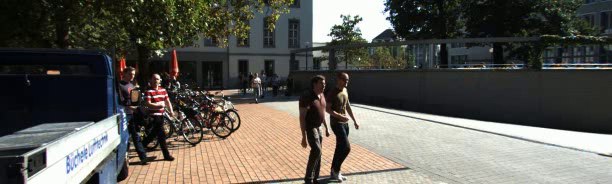
#> input picture frame 14 of projeler/img/MOT.mp4, 612 x 184 px, given in place of kedi.mkv, which was not available
$ python hareket_algilama.py
#> lines starting #> are read from the running program, lines starting #| are printed output that depends on the picture; pictures that were not available may be replaced by others from this repository, and a replacement may not be noted
import cv2
from datetime import datetime


def fark(t0,t1,t2):
    fark1=cv2.absdiff(t2,t1)
    fark2 = cv2.absdiff(t1, t0)
    return cv2.bitwise_and(fark1,fark2)
esik_deger=140000
kamera=cv2.VideoCapture("img/kedi.mkv")

pencereIsmi="Hareket Algilama"
cv2.namedWindow(pencereIsmi)

t_neg=cv2.cvtColor(kamera.read()[1],cv2.COLOR_BGR2GRAY)
t=cv2.cvtColor(kamera.read()[1],cv2.COLOR_BGR2GRAY)
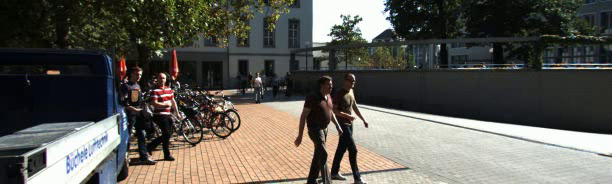
#> input picture frame 15 of projeler/img/MOT.mp4, 612 x 184 px, given in place of kedi.mkv, which was not available
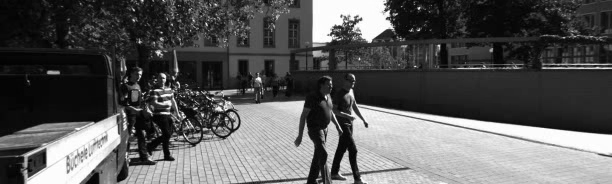
#> t: shape (184, 612); min 0, max 255, mean 90.2
t_poz=cv2.cvtColor(kamera.read()[1],cv2.COLOR_BGR2GRAY)
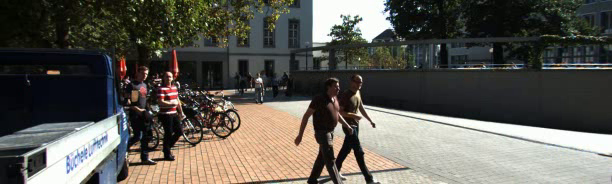
#> input picture frame 16 of projeler/img/MOT.mp4, 612 x 184 px, given in place of kedi.mkv, which was not available

zamanKontrol=datetime.now().strftime('%Ss')

while True:
    cv2.imshow(pencereIsmi,kamera.read()[1])
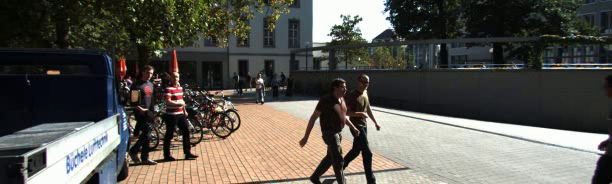
#> input picture frame 17 of projeler/img/MOT.mp4, 612 x 184 px, given in place of kedi.mkv, which was not available
    if cv2.countNonZero(fark(t_neg,t,t_poz))>esik_deger and zamanKontrol !=datetime.now().strftime('%Ss'):
#> in fark, `return cv2.bitwise_and(fark1,fark2)`:
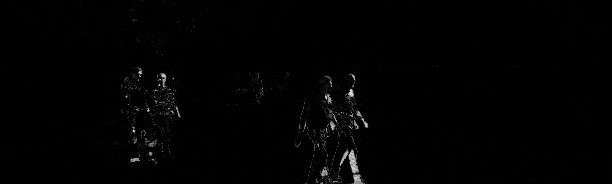
#> returned value: shape (184, 612); min 0, max 227, mean 2.1
        fark_resim=kamera.read()[1]
        cv2.imwrite(datetime.now().strftime('%Y%m%d_%Hh%Mm%Ss%f')+'.jpg',fark_resim)
    zamanKontrol = datetime.now().strftime('%Ss')
    t_neg=t
    t=t_poz
    t_poz=cv2.cvtColor(kamera.read()[1],cv2.COLOR_BGR2GRAY)
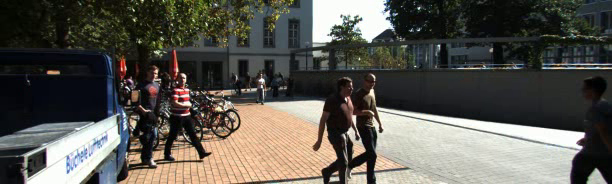
#> input picture frame 18 of projeler/img/MOT.mp4, 612 x 184 px, given in place of kedi.mkv, which was not available
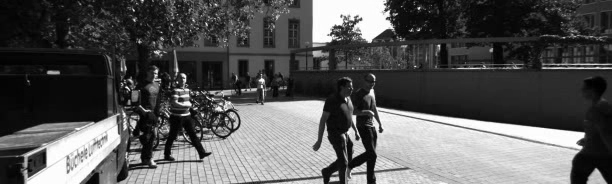
#> t_poz: shape (184, 612); min 0, max 255, mean 87.7
    key=cv2.waitKey(10)
#> (key Esc is pressed here)
    if key==27:
        cv2.destroyWindow(pencereIsmi)
        break

$ run again, starting later in the video
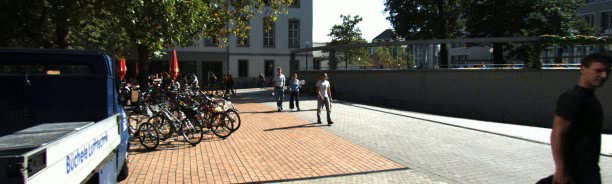
#> input picture frame 65 of projeler/img/MOT.mp4, 612 x 184 px, given in place of kedi.mkv, which was not available
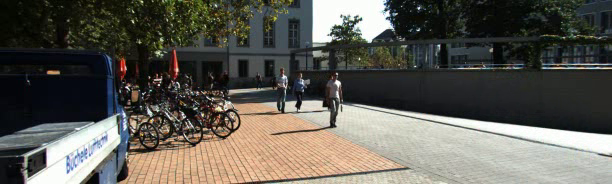
#> input picture frame 69 of projeler/img/MOT.mp4, 612 x 184 px, given in place of kedi.mkv, which was not available
#> `t_poz=cv2.cvtColor(kamera.read()[1],cv2.COLOR_BGR2GRAY)`:
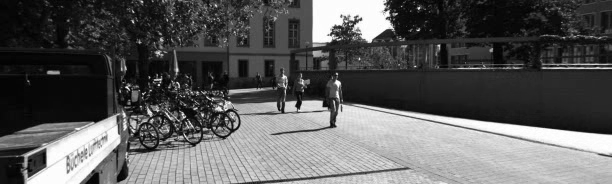
#> t_poz: shape (184, 612); min 0, max 255, mean 91.9

$ run again, starting later in the video
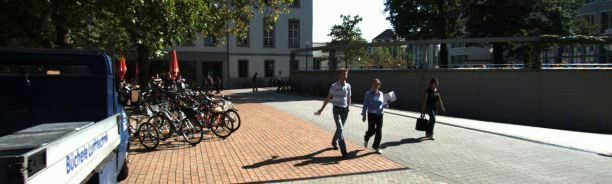
#> input picture frame 116 of projeler/img/MOT.mp4, 612 x 184 px, given in place of kedi.mkv, which was not available
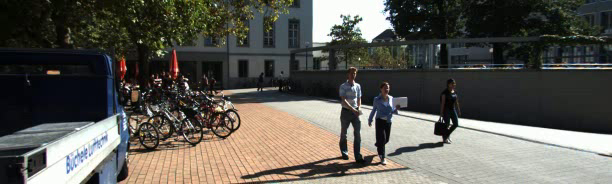
#> input picture frame 120 of projeler/img/MOT.mp4, 612 x 184 px, given in place of kedi.mkv, which was not available
#> `t_poz=cv2.cvtColor(kamera.read()[1],cv2.COLOR_BGR2GRAY)`:
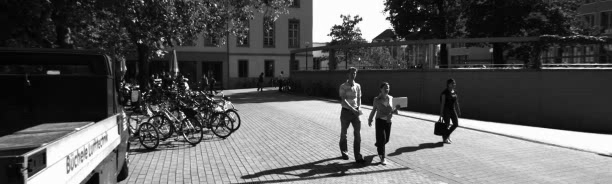
#> t_poz: shape (184, 612); min 0, max 255, mean 89.1
